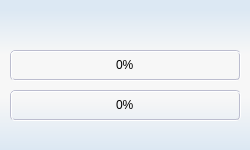
<?xml version="1.0" encoding="UTF-8"?>
<ui version="4.0">
 <class>ProgressBar</class>
 <widget class="QMainWindow" name="ProgressBar">
  <property name="windowModality">
   <enum>Qt::ApplicationModal</enum>
  </property>
  <property name="geometry">
   <rect>
    <x>0</x>
    <y>0</y>
    <width>250</width>
    <height>150</height>
   </rect>
  </property>
  <property name="minimumSize">
   <size>
    <width>250</width>
    <height>150</height>
   </size>
  </property>
  <property name="maximumSize">
   <size>
    <width>250</width>
    <height>150</height>
   </size>
  </property>
  <property name="windowTitle">
   <string>Caricamento</string>
  </property>
  <property name="windowIcon">
   <iconset resource="stile_albero.qrc">
    <normaloff>:/resources/icon.png</normaloff>:/resources/icon.png</iconset>
  </property>
  <widget class="QWidget" name="centralWidget">
   <property name="styleSheet">
    <string notr="true">/* sets background color  */
QWidget {
background-color:rgba(255,255,255,0);
}
QWidget#centralWidget{
	/*background-color: qlineargradient(spread:reflect, x1:0, y1:1, x2:0, y2:0, stop:0 rgba(217, 239, 255, 255), stop:0.5 rgba(239, 248, 255, 255), stop:1 rgba(210, 236, 255, 255));
	background-color: qlineargradient(spread:pad, x1:0, y1:1, x2:0, y2:0, stop:0 rgba(223, 246, 255, 255), stop:0.481132 rgba(243, 243, 243, 255), stop:0.995261 rgba(223, 246, 255, 255));*/
	
	background-color: qlineargradient(spread:pad, x1:0, y1:1, x2:0, y2:0, stop:0 rgba(220, 232, 243, 255), stop:0.35545 rgba(247, 247, 247, 255), stop:0.635071 rgba(247, 247, 247, 255), stop:0.933649 rgba(220, 232, 243, 255));
	
}

 QProgressBar {
     border: 2px groove rgb(188, 189, 207);
     border-radius: 5px;
	text-align: center;
 }
 QProgressBar::chunk {
	
	background-color: qlineargradient(spread:pad, x1:0, y1:1, x2:0, y2:0, stop:0.0272727 rgba(146, 179, 203, 255), stop:1 rgba(228, 240, 248, 255));
     width: 10px;
     margin: 0px;
 }
</string>
   </property>
   <widget class="QProgressBar" name="progressBar_1">
    <property name="geometry">
     <rect>
      <x>10</x>
      <y>50</y>
      <width>231</width>
      <height>31</height>
     </rect>
    </property>
    <property name="font">
     <font>
      <family>Arial</family>
     </font>
    </property>
    <property name="value">
     <number>0</number>
    </property>
    <property name="textVisible">
     <bool>true</bool>
    </property>
   </widget>
   <widget class="QProgressBar" name="progressBar_2">
    <property name="geometry">
     <rect>
      <x>10</x>
      <y>90</y>
      <width>231</width>
      <height>31</height>
     </rect>
    </property>
    <property name="font">
     <font>
      <family>Arial</family>
     </font>
    </property>
    <property name="value">
     <number>0</number>
    </property>
   </widget>
   <widget class="QLabel" name="label">
    <property name="geometry">
     <rect>
      <x>10</x>
      <y>20</y>
      <width>231</width>
      <height>17</height>
     </rect>
    </property>
    <property name="font">
     <font>
      <family>Arial</family>
     </font>
    </property>
    <property name="text">
     <string/>
    </property>
   </widget>
  </widget>
 </widget>
 <layoutdefault spacing="6" margin="11"/>
 <resources>
  <include location="stile_albero.qrc"/>
 </resources>
 <connections/>
</ui>
